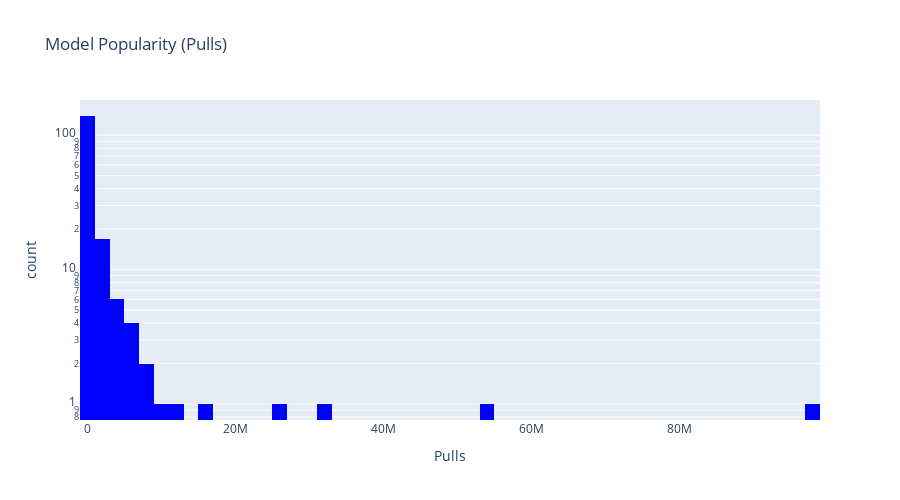

Here is the notebook cell this chart was saved with:
### Code cell
fig = px.histogram(df, x='pulls_num', nbins=50, log_y=True, title='Model Popularity (Pulls)', labels={'pulls_num': 'Pulls'})
fig.update_layout(width=900, height=500)
fig.update_traces(marker_color='blue')
fig.show()

### Figure 1 — Plotly figure (JSON) as saved in the notebook; plotly's stock layout.template omitted (floating-point values rounded to 4 significant figures; data arrays with more than 128 entries replaced by an {"elided": "..."} marker saying what was removed)
{"data": [{"bingroup": "x", "hovertemplate": "Pulls=%{x}<br>count=%{y}<extra></extra>", "legendgroup": "", "marker": {"color": "blue", "pattern": {"shape": ""}}, "name": "", "nbinsx": 50, "orientation": "v", "showlegend": false, "type": "histogram", "x": {"elided": "175 float values"}, "xaxis": "x", "yaxis": "y"}], "layout": {"barmode": "relative", "height": 500, "legend": {"tracegroupgap": 0}, "title": {"text": "Model Popularity (Pulls)"}, "width": 900, "xaxis": {"anchor": "y", "domain": [0, 1], "title": {"text": "Pulls"}}, "yaxis": {"anchor": "x", "domain": [0, 1], "title": {"text": "count"}, "type": "log"}}}
